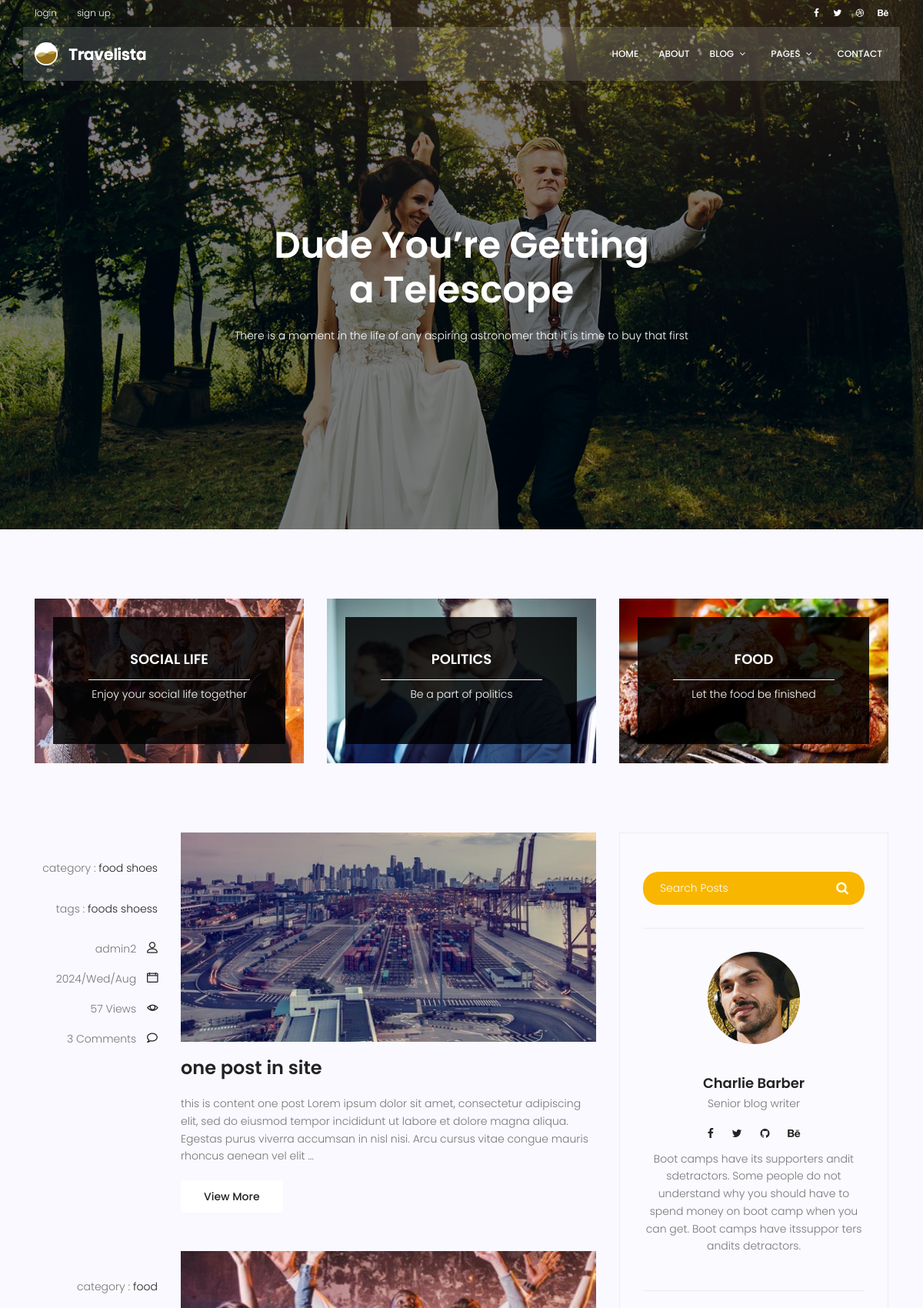
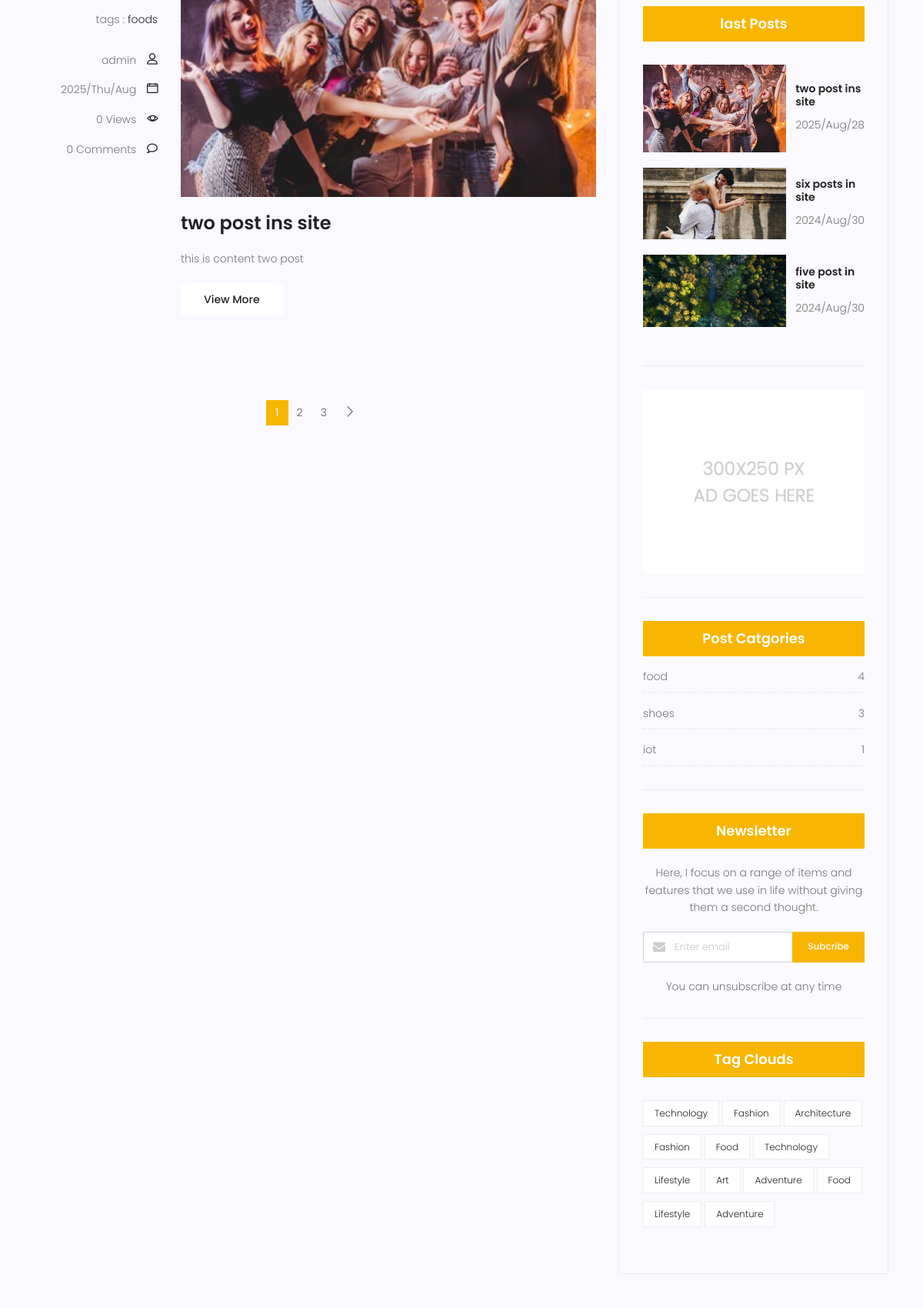
The app's page /blogs/ (upper part) with its own data (2 pictures, top to bottom).
### blog/models.py (models this page shows, shortened)
class Post(models.Model):
    author = models.ForeignKey(User,on_delete=models.SET_NULL,null=True)
    title = models.CharField(max_length=255)
    content = models.TextField()
    tag = TaggableManager()
    category = models.ManyToManyField('Category')
    image = models.ImageField(upload_to="blog_image",null=True)
    status = models.BooleanField(default=False)
    counted_view = models.IntegerField(default=0)
    created_date = models.DateTimeField(auto_now_add=True,null=True)
    updated_date = models.DateTimeField(auto_now=True,null=True)
    published_date = models.DateTimeField(null=True)
    class Meta:
        ordering = ["created_date"]
        verbose_name = "پست "
        verbose_name_plural = "پست ها "

class Category(models.Model):
    name = models.CharField(max_length=255)
    def __str__(self):
        return self.name
    class Meta:
        verbose_name = "دسته بندی "
        verbose_name_plural = "دسته بندی ها"

### blog/views.py (the view)
# urls.py: path("",views.all_blogs_view,name="all"),
def all_blogs_view(request,**kwargs):
    time_now = timezone.now()
    posts = Post.objects.exclude(published_date__gt=time_now).filter(status=True)
    cat_name = ""
    username = ""
    tag_name= ""
    if kwargs.get("cat_name") != None:
        cat_name = kwargs.get("cat_name")
        posts = posts.filter(category__name=kwargs.get("cat_name"))
    if kwargs.get("tag_name") != None:
        tag_name = kwargs.get("tag_name")
        posts = posts.filter(tag__name__in=[kwargs.get("tag_name")])
    if kwargs.get("username") != None:
        username = kwargs.get("username")
        posts = posts.filter(author__username=kwargs.get("username"))
    posts = Paginator(posts,2)
    try :
        page_number = request.GET.get("page")
        posts = posts.get_page(page_number)
    except PageNotAnInteger:
        posts = posts.get_page(1)
    except EmptyPage :
        posts = posts.get_page(1)
    return render(request,"blog/all_blog.html",{"posts" :posts,"cat_name":cat_name ,"username" :username,"tag_name":tag_name})

### blog/templatetags/blog_sidebar.py (called while the page is built)
@register.inclusion_tag("blog/category_sidebar.html")
def all_category_sidebar():
    time_now = timezone.now()
    posts = Post.objects.exclude(published_date__gt=time_now).filter(status=True)
    category_dict = {}
    category = Category.objects.all()
    for name in category :
        category_dict[name] = posts.filter(category=name).count()
    return {
        "category": category_dict
    }

@register.inclusion_tag("blog/last_post_sidebar.html")
def last_post_sidebar():
    time_now = timezone.now()
    last_posts = Post.objects.exclude(published_date__gt=time_now).filter(status=True).order_by("-published_date")[:3]
    return {"last_posts" :last_posts}

### blog/templatetags/count_comment.py (called while the page is built)
@register.simple_tag(name="count_comment_post")
def count_comment_post(pid):
    post_single = Post.objects.get(id=pid)
    comments = Comment.objects.filter(post=post_single.id,allow=True).count()
    return comments

### templates/blog/all_blog.html (shortened to what this page needs)
{% extends 'base.html' %}
{% load static %}
{% load blog_sidebar %}
{% load count_comment %}
{% block content %}
<section class="banner-area relative blog-home-banner" id="home">
    <div class="overlay overlay-bg"></div>
    <div class="container">
        <div class="row d-flex align-items-center justify-content-center">
            <div class="about-content blog-header-content col-lg-12">
                <h1 class="text-white">
                    Dude You’re Getting
                    a Telescope
                </h1>
                <p class="text-white">
                    There is a moment in the life of any aspiring astronomer that it is time to buy that first
                </p>
            </div>
        </div>
    </div>
</section>
<section class="top-category-widget-area pt-90 pb-90 ">
    <div class="container">
        <div class="row">
            <div class="col-lg-4">
                <div class="single-cat-widget">
                    <div class="content relative">
                        <div class="overlay overlay-bg"></div>
                        <a href="#" target="_blank">
                          <div class="thumb">
                               <img class="content-image img-fluid d-block mx-auto" src="{% static 'img/blog/cat-widget1.jpg' %}" alt="">
                            </div>
                          <div class="content-details">
                            <h4 class="content-title mx-auto text-uppercase">Social life</h4>
                            <span></span>
                            <p>Enjoy your social life together</p>
                          </div>
                        </a>
                    </div>
                </div>
            </div>
            <div class="col-lg-4">
                <div class="single-cat-widget">
                    <div class="content relative">
                        <div class="overlay overlay-bg"></div>
                        <a href="#" target="_blank">
                          <div class="thumb">
                               <img class="content-image img-fluid d-block mx-auto" src="{% static 'img/blog/cat-widget2.jpg' %}" alt="">
                            </div>
                          <div class="content-details">
                            <h4 class="content-title mx-auto text-uppercase">Politics</h4>
                            <span></span>
                            <p>Be a part of politics</p>
                          </div>
                        </a>
                    </div>
                </div>
            </div>
            <div class="col-lg-4">
                <div class="single-cat-widget">
                    <div class="content relative">
                        <div class="overlay overlay-bg"></div>
                        <a href="#" target="_blank">
                          <div class="thumb">
                               <img class="content-image img-fluid d-block mx-auto" src="{% static 'img/blog/cat-widget3.jpg' %}" alt="">
                            </div>
                          <div class="content-details">
                            <h4 class="content-title mx-auto text-uppercase">Food</h4>
                            <span></span>
                            <p>Let the food be finished</p>
                          </div>
                        </a>
                    </div>
                </div>
            </div>
        </div>
    </div>
</section>
<section class="post-content-area">
    <div class="container">
        <div class="row">
            <div class="col-lg-8 posts-list">
                {% for post in posts %}
                <div class="single-post row">
                    <div class="col-lg-3  col-md-3 meta-details">
                        <ul class="tags">
                            category :
                            {% for cat in post.category.all%}
                            <li><a href="{% url 'blog:category' cat.name %}">{{cat.name}}</a></li>
                            {% endfor %}
                        </ul>
                        <ul class="tags">
                            tags :
                            {% for tag in post.tag.all%}
                            <li><a href="{% url 'blog:tag' tag.name %}">{{tag.name}}</a></li>
                            {% endfor %}
                        </ul>
                        <div class="user-details row">
                            <p class="user-name col-lg-12 col-md-12 col-6"><a href="{% url 'blog:author' post.author.username %}">{{ post.author}}</a> <span class="lnr lnr-user"></span></p>
                            <p class="date col-lg-12 col-md-12 col-6"><a href="#">{{post.published_date|date:"Y/D/M "}}</a> <span class="lnr lnr-calendar-full"></span></p>
                            <p class="view col-lg-12 col-md-12 col-6"><a href="#">{{post.counted_view}} Views</a> <span class="lnr lnr-eye"></span></p>
                            <p class="comments col-lg-12 col-md-12 col-6"><a href="#">{% count_comment_post post.id %} Comments</a> <span class="lnr lnr-bubble"></span></p>
                        </div>
                    </div>
                    <div class="col-lg-9 col-md-9 ">
                        <div class="feature-img">
                            <img class="img-fluid" src="{{post.image.url}}" alt="">
                        </div>
                        <a class="posts-title" href="{% url 'blog:single' post.id %}"><h3>{{post.title}}</h3></a>
                        <p class="excert">
                            {{post.content|truncatewords:40}}
                        </p>
                        <a href="{% url 'blog:single' post.id %}" class="primary-btn">View More</a>
                    </div>
                </div>
                {% endfor %}
                <nav class="blog-pagination justify-content-center d-flex">
                    <ul class="pagination">
                            {% for i in posts.paginator.page_range %}
                                {% if posts.number == i %}
                                <li class="page-item active"><a href="?page={{i}}" class="page-link">{{i}}</a></li>
                                {% else %}
                                <li class="page-item"><a href="?page={{i}}" class="page-link">{{i}}</a></li>
                                {% endif %}
                            {% endfor %}
                            {% if posts.has_next %}
                            <li class="page-item">
                                <a href="?page={{ posts.next_page_number }}" class="page-link" aria-label="Next">
                                    <span aria-hidden="true">
                                        <span class="lnr lnr-chevron-right"></span>
                                    </span>
                                </a>
                            </li>
                            {% endif %}
                    </ul>
                </nav>
            </div>
            <div class="col-lg-4 sidebar-widgets">
                <div class="widget-wrap">
                    <div class="single-sidebar-widget search-widget">
                        <form class="search-form" action="{% url 'blog:search' %}">
                            <input placeholder="Search Posts" name="search_word" type="text" onfocus="this.placeholder = ''" onblur="this.placeholder = 'Search Posts'" >
                            <button type="submit"><i class="fa fa-search"></i></button>
                        </form>
                    </div>
                    <div class="single-sidebar-widget user-info-widget">
                        <img src="{% static 'img/blog/user-info.png' %}" alt="">
                        <a href="#"><h4>Charlie Barber</h4></a>
                        <p>
                            Senior blog writer
                        </p>
                        <ul class="social-links">
                            <li><a href="#"><i class="fa fa-facebook"></i></a></li>
                            <li><a href="#"><i class="fa fa-twitter"></i></a></li>
                            <li><a href="#"><i class="fa fa-github"></i></a></li>
                            <li><a href="#"><i class="fa fa-behance"></i></a></li>
                        </ul>
                        <p>
                            Boot camps have its supporters andit sdetractors. Some people do not understand why you should have to spend money on boot camp when you can get. Boot camps have itssuppor ters andits detractors.
                        </p>
                    </div>
                    {% last_post_sidebar %}
                    {% all_category_sidebar %}
                    <div class="single-sidebar-widget newsletter-widget">
                        <h4 class="newsletter-title">Newsletter</h4>
                        <p>
                            Here, I focus on a range of items and features that we use in life without
                            giving them a second thought.
                        </p>
                        <div class="form-group d-flex flex-row">
                           <div class="col-autos">
                              <div class="input-group">
                                <div class="input-group-prepend">
                                  <div class="input-group-text"><i class="fa fa-envelope" aria-hidden="true"></i>
                                </div>
                                </div>
                                <input type="text" class="form-control" id="inlineFormInputGroup" placeholder="Enter email" onfocus="this.placeholder = ''" onblur="this.placeholder = 'Enter email'" >
                              </div>
                            </div>
                            <a href="#" class="bbtns">Subcribe</a>
                        </div>
                        <p class="text-bottom">
                            You can unsubscribe at any time
                        </p>
                    </div>
                    <div class="single-sidebar-widget tag-cloud-widget">
                        <h4 class="tagcloud-title">Tag Clouds</h4>
                        <ul>
                            <li><a href="#">Technology</a></li>
                            <li><a href="#">Fashion</a></li>
                            <li><a href="#">Architecture</a></li>
                            <li><a href="#">Fashion</a></li>
                            <li><a href="#">Food</a></li>
                            <li><a href="#">Technology</a></li>
                            <li><a href="#">Lifestyle</a></li>
                            <li><a href="#">Art</a></li>
                            <li><a href="#">Adventure</a></li>
                            <li><a href="#">Food</a></li>
                            <li><a href="#">Lifestyle</a></li>
                            <li><a href="#">Adventure</a></li>
                        </ul>
                    </div>
                </div>
            </div>
        </div>
    </div>
</section>
{% endblock %}

### templates/blog/last_post_sidebar.html
{% load static %}
<div class="single-sidebar-widget popular-post-widget">
    <h4 class="popular-title">last Posts</h4>
    <div class="popular-post-list">
        {% for post in last_posts %}
        <div class="single-post-list d-flex flex-row align-items-center">
            <div class="thumb">
                <img class="img-fluid" src="{{post.image.url}}" alt="">
            </div>
            <div class="details">
                <a href="{% url 'blog:single' post.id%}"><h6>{{post.title}}</h6></a>
                <p>{{post.published_date|date:"Y/M/d"}}</p>
            </div>
        </div>
        {% endfor %}
    </div>
</div>

### templates/blog/category_sidebar.html
{% load static %}
<div class="single-sidebar-widget ads-widget">
    <a href="#"><img class="img-fluid" src="{% static 'img/blog/ads-banner.jpg' %}" alt=""></a>
</div>
<div class="single-sidebar-widget post-category-widget">
    <h4 class="category-title">Post Catgories</h4>
    <ul class="cat-list">
     {% for name,count in category.items %}
     <li>
        <a href="{% url 'blog:category' name %}" class="d-flex justify-content-between">
            <p>{{name}}</p>
            <p>{{count}}</p>
        </a>
    </li>
     {% endfor %}
    </ul>
</div>

### records on screen
Post: author "admin2", published_date "2024/Wed/Aug", counted_view "57", id "3", image (picture), title "one post in site", content "this is content one post Lorem ipsum dolor sit amet, consectetur adipiscing elit, sed do eiusmod tempor incididunt ut labore et dolore magna aliqua. Egestas purus viverra accumsan in nisl nisi. Arcu cursus vitae congue mauris rhoncus aenean vel elit …"
Category: name "food", count "4"
Category: name "shoes", count "3"
Tag: name "foods"
Tag: name "shoess"
Post: author "admin", published_date "2025/Thu/Aug", counted_view "0", id "0", image (picture), title "two post ins site", content "this is content two post", published_date "2025/Aug/28"
Post: image (picture), title "six posts in site", published_date "2024/Aug/30"
Post: image (picture), title "five post in site", published_date "2024/Aug/30"
Category: name "iot", count "1"

### other values on screen
{{ i }} "1"
{{ i }} "2" "3"
